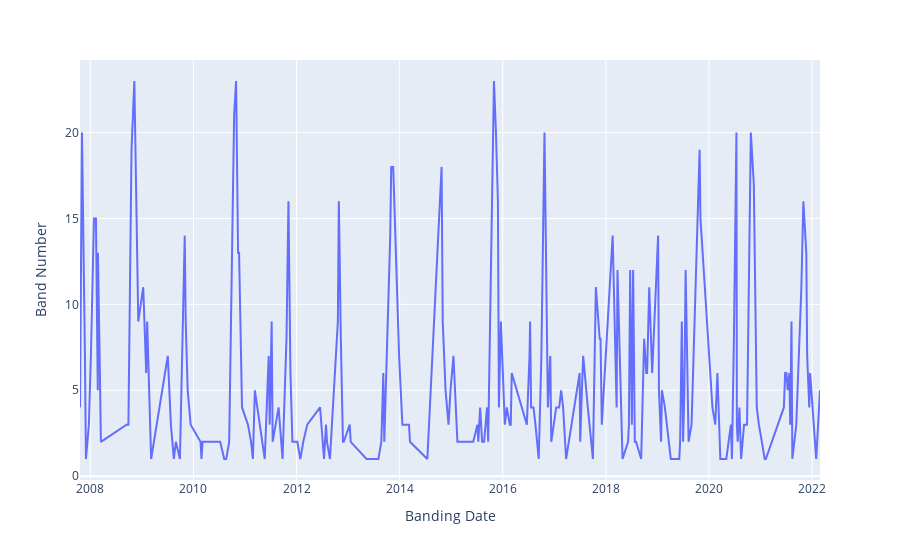

The code cell stored with this chart in its notebook:
### Code cell
'''
go into these grasslans species individually for per year, and which net they
are being captured at over time, etc. Make it a subplot set
'''
SOSPbird = birdFirsts[birdFirsts["Species"] == "SOSP"]
SOSPbird = SOSPbird[SOSPbird["Location"] == "PANO"]
#as a proof of concept
groupedSOSP = SOSPbird.groupby([SOSPbird["Banding Date"]]).count()
px.line(filtered_groups["SOSP"], x=filtered_groups["SOSP"].index, y="Band Number")

### Figure 1 — Plotly figure (JSON) as saved in the notebook; plotly's stock layout.template omitted (floating-point values rounded to 4 significant figures; data arrays with more than 128 entries replaced by an {"elided": "..."} marker saying what was removed)
{"data": [{"hovertemplate": "Banding Date=%{x}<br>Band Number=%{y}<extra></extra>", "legendgroup": "", "line": {"color": "#636efa", "dash": "solid"}, "marker": {"symbol": "circle"}, "mode": "lines", "name": "", "orientation": "v", "showlegend": false, "type": "scatter", "x": {"elided": "220 str values"}, "xaxis": "x", "y": {"elided": "220 int values"}, "yaxis": "y"}], "layout": {"legend": {"tracegroupgap": 0}, "margin": {"t": 60}, "xaxis": {"anchor": "y", "domain": [0, 1], "title": {"text": "Banding Date"}}, "yaxis": {"anchor": "x", "domain": [0, 1], "title": {"text": "Band Number"}}}}
